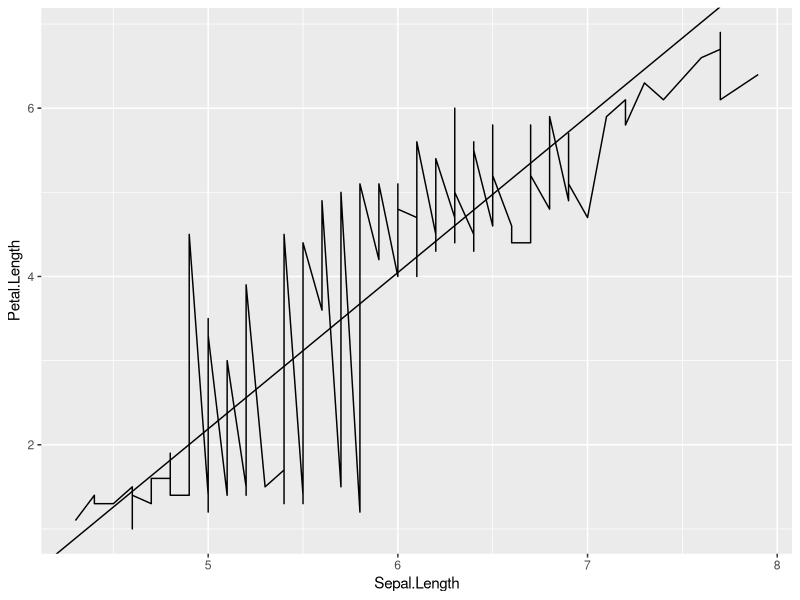

Generate this figure with R:
# 1
cor.test(iris$Sepal.Length, iris$Petal.Length)


# 2
iris_result <- lm(Petal.Length ~ Sepal.Length, data = iris)
iris_result


# 3
library(ggplot2)
ggplot(iris, aes(x = Sepal.Length, y = Petal.Length )) +
  geom_line() +
  geom_abline(intercept = -7.101, slope = 1.858)